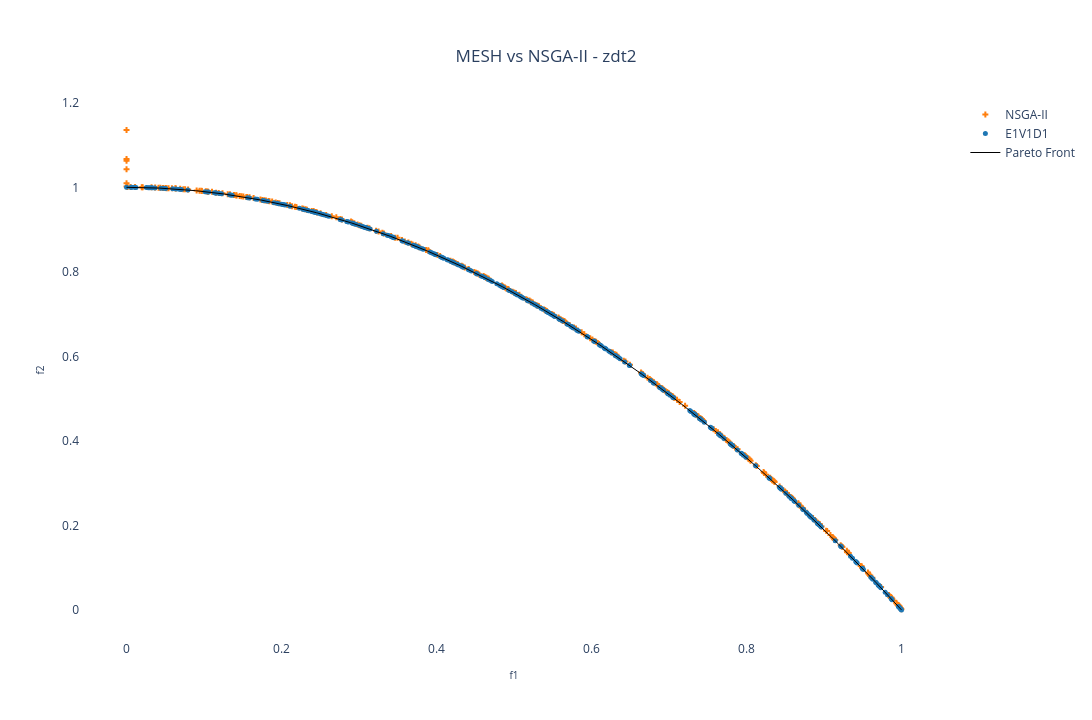

The cell this chart's notebook holds for it:
### Markdown cell above
### MESH vs Pymoo 2D:

### Code cell
nsga2_result = pickle.load(open(f'../result/NSGA2_{experiment_name}.pkl', 'rb'))

# Creating a subplot
fig = go.Figure()

fig.add_trace(go.Scatter(x=nsga2_result['combined'][1][:,0], 
               y=nsga2_result['combined'][1][:,1],
               mode='markers', marker=dict(size=5, symbol=marker_symbols[(num_dataset + 1) % num_symbols], color=solid_colors[-1]),
               name="NSGA-II")
               )

add_MESH = True
if(add_MESH):
    for i in range(num_dataset):
        fig.add_trace(pareto_front[i])

# Plotting the Pareto front
real_pareto_front = get_pareto(experiment_name, n_pareto_points, position_dim, 2)
fig.add_trace(
	go.Scatter(x=real_pareto_front[:,0],
		y=real_pareto_front[:,1],
		mode='lines', line=dict(width=1, color='black'),
		name='Pareto Front',
		showlegend=(i==0)
		)
	)

# Setting layout
fig.update_layout(
    showlegend=True,
    xaxis=dict(title=dict(text='f1', font=dict(size=10))),
    yaxis=dict(title=dict(text='f2', font=dict(size=10))),
    title=dict(
        text='MESH vs NSGA-II - ' + experiment_name,
        x=0.5,  # Centering the title
        xanchor='center',
        yanchor='top'
    ),
    #margin=dict(l=0, r=0, b=0, t=0), # Rearrange the margin
    width=1520,   # Figure width (pixels)
    height=720,  # Figure height (pixels)
    paper_bgcolor="white",
    plot_bgcolor='white'
)

# Showing the figure
fig.show()

### Figure 1 — Plotly figure (JSON) as saved in the notebook; plotly's stock layout.template omitted (floating-point values rounded to 4 significant figures; data arrays with more than 128 entries replaced by an {"elided": "..."} marker saying what was removed)
{"data": [{"marker": {"color": "#ff7f0e", "size": 5, "symbol": "cross"}, "mode": "markers", "name": "NSGA-II", "type": "scatter", "x": {"elided": "300 float values"}, "y": {"elided": "300 float values"}}, {"marker": {"color": "#1f77b4", "size": 5, "symbol": "circle"}, "mode": "markers", "name": "E1V1D1", "showlegend": true, "type": "scatter", "x": {"elided": "300 float values"}, "y": {"elided": "300 float values"}}, {"line": {"color": "black", "width": 1}, "mode": "lines", "name": "Pareto Front", "showlegend": true, "type": "scatter", "x": {"elided": "1000 float values"}, "y": {"elided": "1000 float values"}}], "layout": {"height": 720, "paper_bgcolor": "white", "plot_bgcolor": "white", "showlegend": true, "title": {"text": "MESH vs NSGA-II - zdt2", "x": 0.5, "xanchor": "center", "yanchor": "top"}, "width": 1520, "xaxis": {"title": {"font": {"size": 10}, "text": "f1"}}, "yaxis": {"title": {"font": {"size": 10}, "text": "f2"}}}}
